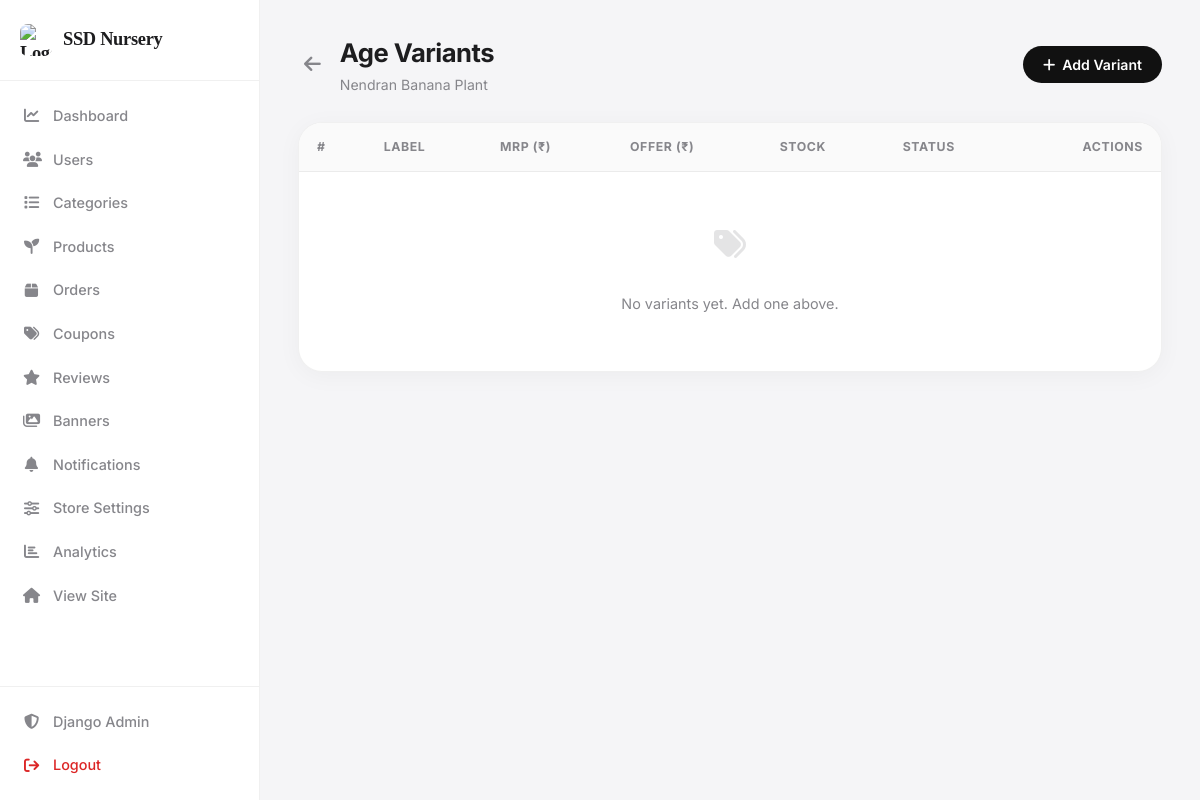
Before: /admin-panel/products/18/variants/ (signed in) with the older database file.
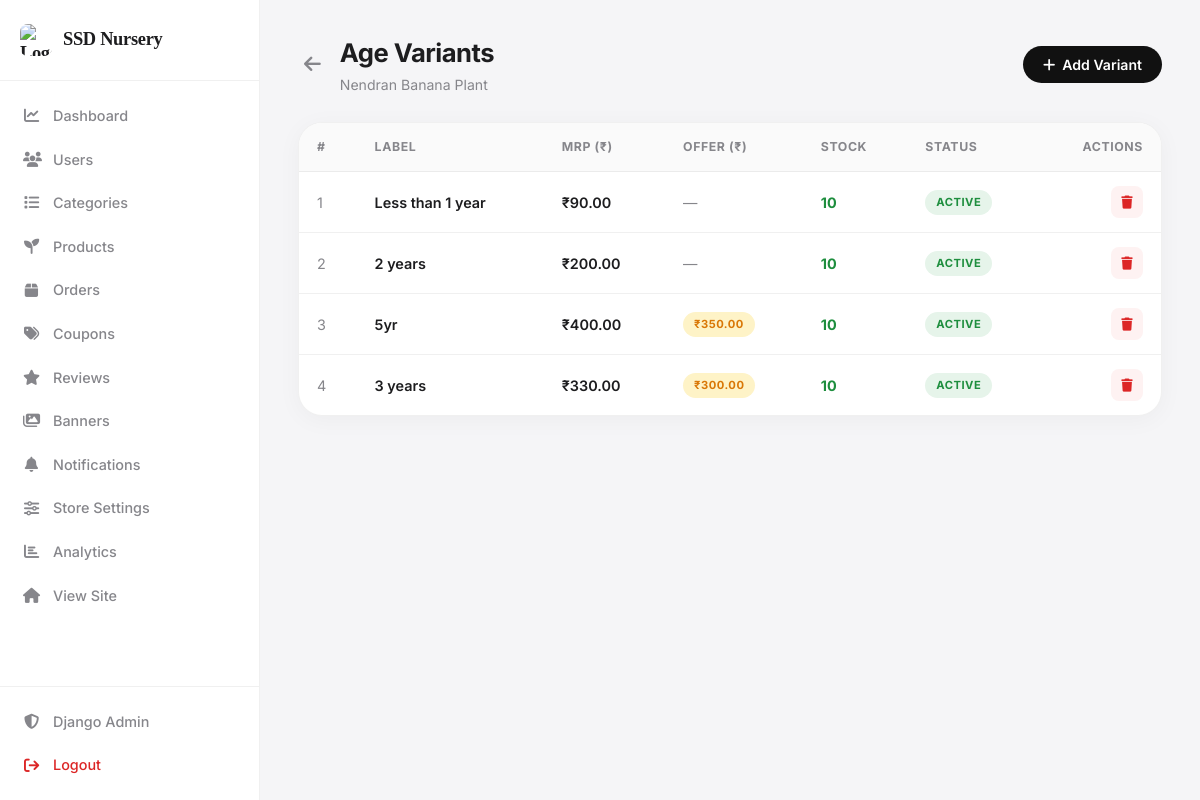
After: the same page with the newer database file.
### web/models.py (models this page shows, shortened)
class Product(models.Model):
    category    = models.ForeignKey(
        Category, on_delete=models.CASCADE, related_name="products"
    )
    name        = models.CharField(max_length=200)
    slug        = models.SlugField(max_length=220, unique=True, blank=True)
    description = models.TextField(blank=True)
    care_guide  = models.TextField(blank=True)
    sunlight    = models.CharField(max_length=100, blank=True)
    watering    = models.CharField(max_length=100, blank=True)
    price       = models.DecimalField(max_digits=10, decimal_places=2)
    offer_price = models.DecimalField(max_digits=10, decimal_places=2, blank=True, null=True)
    stock       = models.PositiveIntegerField(default=0)
    image = CloudinaryField("image", folder="products", blank=True, null=True)
    featured    = models.BooleanField(default=False)
    is_active   = models.BooleanField(default=True)
    created_at  = models.DateTimeField(auto_now_add=True)
    class Meta:
        ordering = ["-created_at"]

class ProductVariant(models.Model):
    PRESET_LABELS = [
        ("lt1",  "Less than 1 year"),
        ("1yr",  "1 year"),
        ("2yr",  "2 years"),
        ("3yr",  "3 years"),
        ("custom", "Custom"),
    ]
    product      = models.ForeignKey(
        Product, on_delete=models.CASCADE, related_name="variants"
    )
    label        = models.CharField(max_length=20, choices=PRESET_LABELS)
    custom_label = models.CharField(
        max_length=100, blank=True,
        help_text="Only used when label = 'custom'"
    )
    price        = models.DecimalField(max_digits=10, decimal_places=2)
    offer_price  = models.DecimalField(           # ← NEW
        max_digits=10, decimal_places=2,
        blank=True, null=True,
        help_text="Leave blank for no offer on this variant"
    )
    stock        = models.PositiveIntegerField(default=0)
    is_active    = models.BooleanField(default=True)
    sort_order   = models.PositiveIntegerField(default=0)
    class Meta:
        ordering = ["sort_order", "id"]
    @property
    def display_label(self):
        if self.label == "custom" and self.custom_label:
            return self.custom_label
        return dict(self.PRESET_LABELS).get(self.label, self.label)

### web/views.py (the view)
    def wrapper(request, *args, **kwargs):
        if not request.user.is_authenticated or not request.user.is_superuser:
            return redirect("/")
        return func(request, *args, **kwargs)

### web/context_processors.py (called while the page is built)
def user_profile(request):
    notifications = Notification.objects.filter(is_active=True).order_by("-id")[:5]
    return {"notifications": notifications}

def cart_count(request):
    count = 0
    if request.user.is_authenticated:
        count = sum(
            i.quantity
            for i in CartItem.objects.filter(user=request.user)
        )
    return {
        "cart_count": count
    }

### web/views.py (called while the page is built, shortened)
def _admin_required(func):
    def wrapper(request, *args, **kwargs):
        if not request.user.is_authenticated or not request.user.is_superuser:
            return redirect("/")
        return func(request, *args, **kwargs)
    wrapper.__name__ = func.__name__
    return wrapper

@login_required
@_admin_required
def manage_variants(request, product_id):
    from .models import ProductVariant
    product  = get_object_or_404(Product, id=product_id)
    variants = product.variants.all()
    PRESET_LABELS = ProductVariant.PRESET_LABELS
    return render(request, "web/admin/manage_variants.html", {
        "product":       product,
        "variants":      variants,
        "preset_labels": PRESET_LABELS,
    })

### web/templates/web/admin/manage_variants.html (shortened to what this page needs)
{% load static %}
<!DOCTYPE html>
<html lang="en">
<head>
<link rel="stylesheet" href="https://cdnjs.cloudflare.com/ajax/libs/font-awesome/6.5.2/css/all.min.css">
<link rel="stylesheet" href="{% static 'css/admin.css' %}">
</head>
<body>
<div class="admin-layout">
    {% include "web/admin/_sidebar.html" %}
    <main class="main-content">
        <header class="top-header">
            <div class="header-left">
                <a href="{% url 'product_list' %}"
                   style="color:var(--text-secondary);font-size:1.2rem;padding:6px;">
                    <i class="fa-solid fa-arrow-left"></i>
                </a>
                <div>
                    <h1 class="page-title">Age Variants</h1>
                    <p class="page-subtitle">{{ product.name }}</p>
                </div>
            </div>
            <button class="btn-primary" data-modal-open="addVariantModal">
                <i class="fa-solid fa-plus"></i>
                Add Variant
            </button>
        </header>
        <div class="data-card">
            <div class="table-responsive">
                <table>
                    <thead>
                    <tr>
                        <th>#</th>
                        <th>Label</th>
                        <th>MRP (₹)</th>
                        <th>Offer (₹)</th>
                        <th>Stock</th>
                        <th>Status</th>
                        <th style="text-align:right">Actions</th>
                    </tr>
                    </thead>
                    <tbody>
                    {% for v in variants %}
                    <tr>
                        <td style="color:var(--text-secondary)">
                            {{ v.id }}
                        </td>
                        <td style="font-weight:600">
                            {{ v.display_label }}
                        </td>
                        <td style="font-weight:600">
                            ₹{{ v.price }}
                        </td>
                        <td>
                            {% if v.offer_price %}
                                <span class="badge badge-sale">
                                    ₹{{ v.offer_price }}
                                </span>
                            {% else %}
                                <span style="color:var(--text-secondary)">
                                    —
                                </span>
                            {% endif %}
                        </td>
                        <td>
                            {% if v.stock == 0 %}
                                <span style="color:var(--danger);font-weight:700">
                                    0
                                </span>
                            {% elif v.stock < 5 %}
                                <span style="color:var(--warn);font-weight:700">
                                    {{ v.stock }}
                                </span>
                            {% else %}
                                <span style="color:var(--success);font-weight:700">
                                    {{ v.stock }}
                                </span>
                            {% endif %}
                        </td>
                        <td>
                            {% if v.is_active %}
                                <span class="badge badge-active">
                                    Active
                                </span>
                            {% else %}
                                <span class="badge badge-disabled">
                                    Hidden
                                </span>
                            {% endif %}
                        </td>
                        <td>
                            <div class="action-group">
                                <form method="POST" style="display:inline;">
                                    <button type="submit"
                                            class="btn-icon btn-icon-danger"
                                            data-confirm="Delete this variant?">
                                        <i class="fa-solid fa-trash"></i>
                                    </button>
                                </form>
                            </div>
                        </td>
                    </tr>
                    {% empty %}
                    <tr class="empty-row">
                        <td colspan="7">
                            <i class="fa-solid fa-tags"></i>
                            <br>
                            No variants yet. Add one above.
                        </td>
                    </tr>
                    {% endfor %}
                    </tbody>
                </table>
            </div>
        </div>
    </main>
</div>
</body>
</html>

### web/templates/web/admin/_sidebar.html (shortened to what this page needs)
{% load static %}
<aside class="sidebar" id="sidebar">
  <div class="sidebar-header">
    <a href="/" class="brand"><img src="{% static 'images/logo.png' %}" alt="Logo" class="brand-logo"><span>SSD Nursery</span></a>
  </div>
  <nav class="nav-menu">
    <a href="{% url 'admin_dashboard' %}" class="nav-link {% if request.resolver_match.url_name == 'admin_dashboard' %}active{% endif %}"><i class="fa-solid fa-chart-line"></i> Dashboard</a>
    <a href="{% url 'users_list' %}" class="nav-link {% if request.resolver_match.url_name == 'users_list' %}active{% endif %}"><i class="fa-solid fa-users"></i> Users</a>
    <a href="{% url 'category_list' %}" class="nav-link {% if 'categor' in request.resolver_match.url_name %}active{% endif %}"><i class="fa-solid fa-list"></i> Categories</a>
    <a href="{% url 'product_list' %}" class="nav-link {% if 'product' in request.resolver_match.url_name %}active{% endif %}"><i class="fa-solid fa-seedling"></i> Products</a>
    <a href="{% url 'order_list' %}" class="nav-link {% if 'order' in request.resolver_match.url_name %}active{% endif %}"><i class="fa-solid fa-box"></i> Orders</a>
    <a href="{% url 'coupon_list' %}" class="nav-link {% if 'coupon' in request.resolver_match.url_name %}active{% endif %}"><i class="fa-solid fa-tags"></i> Coupons</a>
    <a href="{% url 'reviews_list' %}" class="nav-link {% if 'review' in request.resolver_match.url_name %}active{% endif %}"><i class="fa-solid fa-star"></i> Reviews</a>
    <a href="{% url 'banners_list' %}" class="nav-link {% if 'banner' in request.resolver_match.url_name %}active{% endif %}"><i class="fa-solid fa-images"></i> Banners</a>
    <a href="{% url 'notifications_list' %}" class="nav-link {% if 'notification' in request.resolver_match.url_name %}active{% endif %}"><i class="fa-solid fa-bell"></i> Notifications</a>
    <a href="{% url 'store_settings' %}"
   class="nav-link {% if request.resolver_match.url_name == 'store_settings' %}active{% endif %}">
    <i class="fa-solid fa-sliders"></i>
    Store Settings
</a>
    <a href="{% url 'analytics' %}" class="nav-link {% if request.resolver_match.url_name == 'analytics' %}active{% endif %}"><i class="fa-solid fa-chart-bar"></i> Analytics</a>
    <a href="{% url 'home' %}" class="nav-link"><i class="fa-solid fa-house"></i> View Site</a>
  </nav>
  <div class="sidebar-footer">
    <a href="/admin/" class="nav-link"><i class="fa-solid fa-shield-halved"></i> Django Admin</a>
    <a href="{% url 'logout_user' %}" class="nav-link logout-link"><i class="fa-solid fa-arrow-right-from-bracket"></i> Logout</a>
  </div>
</aside>

Changed rows visible on the page:
added ProductVariant: id "1", display_label "Less than 1 year", price "90.00", stock "10", is_active "ACTIVE"
added ProductVariant: id "2", display_label "2 years", price "200.00", stock "10", is_active "ACTIVE"
added ProductVariant: id "3", display_label "5yr", price "400.00", offer_price "350.00", stock "10", is_active "ACTIVE"
added ProductVariant: id "4", display_label "3 years", price "330.00", offer_price "300.00", stock "10", is_active "ACTIVE"
Other visible differences:
text no longer shown: "No variants yet. Add one above."
